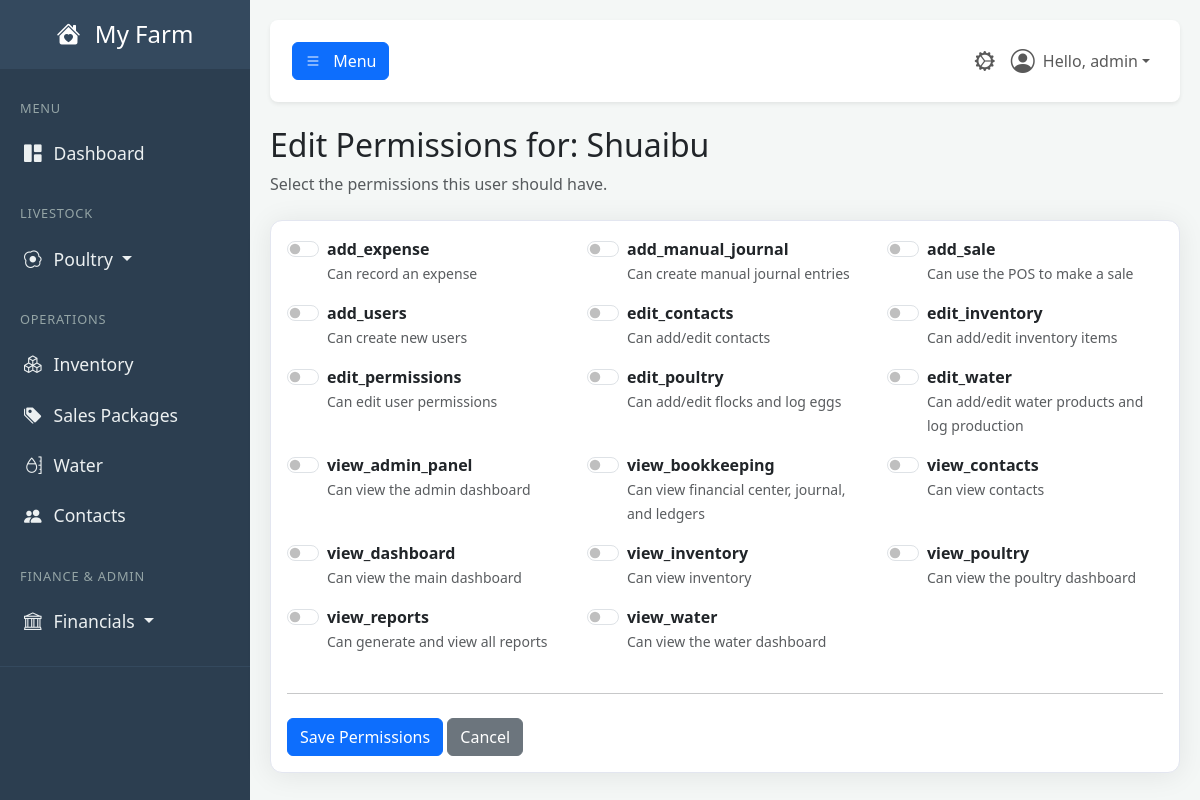
The page /admin/user/3/permissions (signed in) on the database its author committed.
### tables this page shows
CREATE TABLE users (
            id INTEGER PRIMARY KEY,
            username TEXT NOT NULL UNIQUE,
            email TEXT NOT NULL UNIQUE,
            password_hash TEXT NOT NULL,
            farm_name TEXT NOT NULL,
            role TEXT NOT NULL DEFAULT 'user', -- 'user' or 'admin'
            is_active BOOLEAN NOT NULL DEFAULT 1,f
            created_at TIMESTAMP DEFAULT CURRENT_TIMESTAMP
        , cash_account_id INTEGER REFERENCES accounts(id));

CREATE TABLE permissions (
            id INTEGER PRIMARY KEY,
            name TEXT NOT NULL UNIQUE,
            description TEXT NOT NULL
        );

### app.py (the view)
@app.route('/admin/user/<int:user_id>/permissions', methods=['GET', 'POST'])
@login_required  # <--- THIS IS THE FIX
@permission_required('manage_users')
def edit_user_permissions(user_id):
    if request.method == 'POST':
        permission_ids = request.form.getlist('permissions')
        Permission.update_for_user(user_id, permission_ids)
        flash("User permissions updated successfully.", "success")
        return redirect(url_for('admin_dashboard'))
    user_to_edit = User.get_by_id(user_id)
    if not user_to_edit:
        flash("User not found.", "danger")
        return redirect(url_for('admin_dashboard'))
    all_permissions = Permission.get_all()
    db = get_db()
    user_perms_rows = db.execute("SELECT permission_id FROM user_permissions WHERE user_id = ?", (user_id,)).fetchall()
    user_permission_ids = {row['permission_id'] for row in user_perms_rows}
    user = User.get_by_id(session['user_id'])
    return render_template('edit_user_permissions.html',
                           user=user,
                           user_to_edit=user_to_edit,
                           all_permissions=all_permissions,
                           user_permission_ids=user_permission_ids)

### app.py (called while the page is built, shortened)
def get_db():
    if 'db' not in g:
        g.db = sqlite3.connect(DATABASE)
        g.db.row_factory = sqlite3.Row
    return g.db

def login_required(f):
    @wraps(f)
    def decorated_function(*args, **kwargs):
        if 'user_id' not in session:
            flash('Please log in to access this page.', 'warning')
            return redirect(url_for('login'))
        g.user = User.get_by_id(session['user_id'])
        if not g.user:
            session.clear()
            return redirect(url_for('login'))
        return f(*args, **kwargs)
    return decorated_function

def permission_required(permission_name):
    def decorator(f):
        @wraps(f)
        def decorated_function(*args, **kwargs):
            if not hasattr(g, 'user') or not g.user.has_permission(permission_name):
                flash('You do not have the required permission.', 'danger')
                return redirect(url_for('dashboard'))
            return f(*args, **kwargs)
        return decorated_function
    return decorator

    def has_permission(self, required_permission):
        print(f"\n--- PERMISSION CHECK ---")
        print(f"User checking: '{self.username}' (ID: {self.id})")
        print(f"User's role is: '{self.role}'")
        print(f"Permission required: '{required_permission}'")
        if self.role == 'admin':
            print("RESULT: Role is 'admin', access GRANTED.")
            print(f"------------------------")
            return True

    @staticmethod
    def get_by_id(user_id):
        user_row = get_db().execute("SELECT * FROM users WHERE id = ?", (user_id,)).fetchone()
        return User(**user_row) if user_row else None

    @staticmethod
    def get_all():
        db = get_db()
        return db.execute("SELECT * FROM permissions ORDER BY name ASC").fetchall()

### templates/edit_user_permissions.html (shortened to what this page needs)
{% extends "base.html" %}
{% block content %}
    <h2 class="mb-2">Edit Permissions for: {{ user_to_edit.username }}</h2>
    <p class="text-muted mb-4">Select the permissions this user should have.</p>
    <div class="card shadow-sm">
        <div class="card-body">
            <form action="{{ url_for('edit_user_permissions', user_id=user_to_edit.id) }}" method="POST">
                <div class="row">
                    {% for perm in all_permissions %}
                    <div class="col-md-4">
                        <div class="form-check form-switch mb-3">
                            <input class="form-check-input" type="checkbox" name="permissions" value="{{ perm.id }}" id="perm_{{ perm.id }}"
                                   {% if perm.id in user_permission_ids %}checked{% endif %}>
                            <label class="form-check-label" for="perm_{{ perm.id }}">
                                <strong>{{ perm.name }}</strong>
                                <br>
                                <small class="text-muted">{{ perm.description }}</small>
                            </label>
                        </div>
                    </div>
                    {% endfor %}
                </div>
                <hr class="my-4">
                <button type="submit" class="btn btn-primary">Save Permissions</button>
                <a href="{{ url_for('admin_dashboard') }}" class="btn btn-secondary">Cancel</a>
            </form>
        </div>
    </div>
{% endblock %}

### templates/base.html (shortened to what this page needs)
<!DOCTYPE html>
<html lang="en">
<head>
    <link href="https://cdn.jsdelivr.net/npm/bootstrap@5.3.3/dist/css/bootstrap.min.css" rel="stylesheet">
    <link rel="stylesheet" href="https://cdn.jsdelivr.net/npm/bootstrap-icons@1.11.3/font/bootstrap-icons.min.css">
    <link rel="stylesheet" href="{{ url_for('static', filename='css/style.css') }}">
</head>
<body>
    <div class="wrapper">
        <nav id="sidebar" class="no-print">
            <div class="sidebar-header">
                <h3><a href="{{ url_for('dashboard') }}" class="text-white text-decoration-none">
                    <i class="bi bi-house-heart-fill me-2"></i>
                    {% if g.user %}{{ g.user.farm_name }}{% else %}FarmApp{% endif %}
                </a></h3>
            </div>
            <ul class="list-unstyled components">
                <li class="sidebar-menu-header">MENU</li>
                <li><a href="{{ url_for('dashboard') }}" class="{% if request.endpoint == 'dashboard' %}active{% endif %}"><i class="bi bi-grid-1x2-fill"></i>Dashboard</a></li>
                <li class="sidebar-menu-header mt-3">LIVESTOCK</li>
                <li>
                    <a href="#poultrySubmenu" data-bs-toggle="collapse" aria-expanded="false" class="dropdown-toggle {% if 'poultry' in request.endpoint or 'brooding' in request.endpoint %}active{% endif %}">
                        <i class="bi bi-egg-fried"></i>Poultry
                    </a>
                </li>
                <li class="sidebar-menu-header mt-3">OPERATIONS</li>
                <li><a href="{{ url_for('inventory_dashboard') }}" class="{% if 'inventory' in request.endpoint %}active{% endif %}"><i class="bi bi-boxes"></i>Inventory</a></li>
                <li><a href="{{ url_for('manage_sales_packages') }}" class="{% if request.endpoint == 'manage_sales_packages' %}active{% endif %}"><i class="bi bi-tags-fill"></i>Sales Packages</a></li>
                <li><a href="{{ url_for('water_dashboard') }}" class="{% if 'water' in request.endpoint %}active{% endif %}"><i class="bi bi-moisture"></i>Water</a></li>
                <li><a href="{{ url_for('contacts_dashboard') }}" class="{% if 'contacts' in request.endpoint %}active{% endif %}"><i class="bi bi-people-fill"></i>Contacts</a></li>
                {% if g.user and g.user.has_permission('view_bookkeeping') %}
                <li class="sidebar-menu-header mt-3">FINANCE & ADMIN</li>
                <li>
                    <a href="#financialSubmenu" data-bs-toggle="collapse" aria-expanded="false" class="dropdown-toggle ">
                        <i class="bi bi-bank"></i>Financials
                    </a>
                </li>
                {% endif %}
            </ul>
        </nav>
        <div id="content">
            <nav class="navbar navbar-expand-lg navbar-light bg-white shadow-sm top-navbar no-print mb-4">
                <div class="container-fluid">
                    <button type="button" id="sidebarCollapse" class="btn btn-primary" aria-controls="sidebar" aria-expanded="false">
                        <i class="bi bi-list"></i>
                        <span class="d-none d-md-inline ms-2">Menu</span>
                    </button>
                    <ul class="navbar-nav ms-auto flex-row align-items-center">
                        {% if g.user and g.user.has_permission('view_admin_panel') %}
                            <li class="nav-item">
                                <a class="nav-link {% if 'admin' in request.endpoint %}active{% endif %}" href="{{ url_for('admin_dashboard') }}" title="Admin Panel">
                                    <i class="bi bi-gear-wide-connected fs-5"></i>
                                </a>
                            </li>
                        {% endif %}
                        <li class="nav-item dropdown">
                            <a class="nav-link dropdown-toggle d-flex align-items-center" href="#" id="navbarDropdownUser" role="button" data-bs-toggle="dropdown" aria-expanded="false">
                                <i class="bi bi-person-circle fs-4 me-2"></i>
                                Hello, {{ g.user.username }}
                            </a>
                        </li>
                    </ul>
                </div>
            </nav>
            <main>
                {% block content %}{% endblock %}
            </main>
        </div>
    </div>
</body>
</html>

### static/CSS/style.css (style rules this page uses)
:root { --primary-green: #27ae60; --dark-slate: #2c3e50; --medium-slate: #34495e; --light-slate: #4a6278; --light-grey: #f4f7f6; --text-muted-color: #95a5a6; --text-light: #ecf0f1; --white: #ffffff; --shadow-color: rgba(0, 0, 0, 0.08); }
body { background-color: var(--light-grey); font-family: 'Segoe UI', Tahoma, Geneva, Verdana, sans-serif; overflow-x: hidden; }
.wrapper { display: flex; width: 100%; align-items: stretch; }
#content { width: 100%; padding: 20px; min-height: 100vh; transition: all 0.3s; }
#sidebar { min-width: 250px; max-width: 250px; min-height: 100vh; background: var(--dark-slate); color: var(--text-light); transition: all 0.3s; }
#sidebar .sidebar-header { padding: 20px; background: var(--medium-slate); text-align: center; }
#sidebar .sidebar-header h3 { font-size: 1.5rem; margin-bottom: 0; }
#sidebar .sidebar-menu-header { padding: 10px 20px; font-size: 0.8rem; color: var(--text-muted-color); text-transform: uppercase; letter-spacing: .05rem; }
#sidebar ul.components { padding: 20px 0; border-bottom: 1px solid var(--medium-slate); }
#sidebar ul li a { padding: 12px 20px; font-size: 1.1em; display: block; color: var(--text-light); border-left: 4px solid transparent; text-decoration: none; transition: all 0.2s ease-in-out; }
#sidebar ul li a i { margin-right: 12px; }
.top-navbar { padding: 15px 10px; background: var(--white); border: none; border-radius: 8px; margin-bottom: 20px; box-shadow: 0 2px 5px var(--shadow-color); }
.card { border-radius: 0.75rem; border: 1px solid #e3e6f0; box-shadow: 0 0.15rem 1.75rem 0 var(--shadow-color) !important; }

### rows shown on the page
users: user.farm_name "My Farm", user.username "admin"
users: username "Shuaibu"
permissions: name "add_expense", description "Can record an expense"
permissions: name "add_manual_journal", description "Can create manual journal entries"
permissions: name "add_sale", description "Can use the POS to make a sale"
permissions: name "add_users", description "Can create new users"
permissions: name "edit_contacts", description "Can add/edit contacts"
permissions: name "edit_inventory", description "Can add/edit inventory items"
permissions: name "edit_permissions", description "Can edit user permissions"
permissions: name "edit_poultry", description "Can add/edit flocks and log eggs"
permissions: name "edit_water", description "Can add/edit water products and log production"
permissions: name "view_admin_panel", description "Can view the admin dashboard"
permissions: name "view_bookkeeping", description "Can view financial center, journal, and ledgers"
permissions: name "view_contacts", description "Can view contacts"
permissions: name "view_dashboard", description "Can view the main dashboard"
permissions: name "view_inventory", description "Can view inventory"
permissions: name "view_poultry", description "Can view the poultry dashboard"
permissions: name "view_reports", description "Can generate and view all reports"
permissions: name "view_water", description "Can view the water dashboard"
